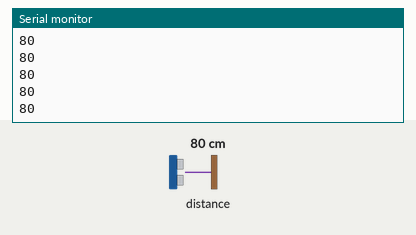
Bench run of a sketch on a simulated Arduino Mega 2560, built with avr-gcc and run on an emulated ATmega2560. On the bench: the last lines printed to the serial monitor. Inputs (shaded band) come from the test bench; at power-on: distance to the obstacle 80 cm.

Above: at 1.7 s.
1.8 s: distance to the obstacle set to 2 cm
At 2.6 s:
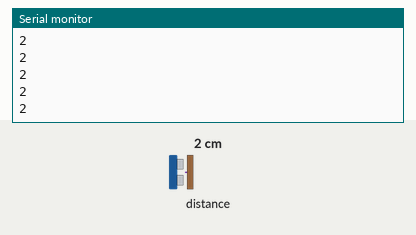
3.3 s: distance to the obstacle set to 4 cm
At 4.2 s:
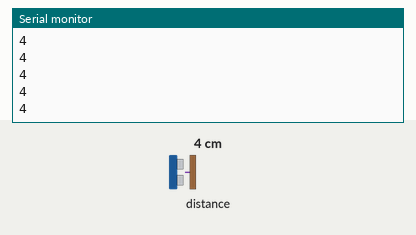
Timing chart, 0 to 6.3 s (numbered marks = the images above; inputs shaded):
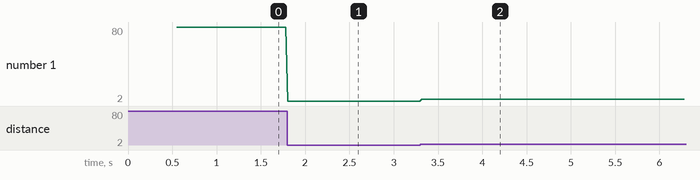

Measured:
- after the input at 1.8 s, the serial monitor: prints a new line at once (image 1)
- after the input at 3.3 s, the serial monitor: prints a new line at once (image 2)
- plotted number 1: 80 → 2 after the input at 1.8 s, 2 → 4 after the input at 3.3 s

The sketch:

TFMP_example.ino
```cpp
/* File Name: TFMP_example.ino
 * Developer: Pablo Jusue
 * Date Saturday 10 of August 2019
 *
 * Description: This is the Arduino sketch for reading the distance data of a TFMini plus. This is the simplified version of the one created by Bud Ryerson
 *
 * Default settings for the TFMini Plus are a 115200 serial baud rate
 * and a 100Hz measurement frame rate. The device will begin returning
 * measurement data right away:
 *   Distance in centimeters,
 *   Signal strength in arbitrary units,
 *   and an encoded number for Temperature in degrees centigrade.
 */

#include <TFMPlus.h>  // Include TFMini Plus Library v1.3.4
TFMPlus tfmP;         // Create a TFMini Plus object

#include "printf.h"   // May not work corrrectly with Intel devices

#include <SoftwareSerial.h>       // alternative software serial library
SoftwareSerial Serial2(10, 11);  // Choose the correct RX, TX Pins

uint16_t tfDist;       // Distance measurement in centimeters (default)
uint16_t tfFlux;       // Luminous flux or intensity of return signal
uint16_t tfTemp;       // Temperature in degrees Centigrade (coded)


/*  - - -   End of useful Lidar commands   - - - -   */

void setup()
{
    Serial.begin( 115200);   // Intialize terminal serial port
    delay(20);               // Give port time to initalize
    printf_begin();          // Initialize printf.

    Serial2.begin( 115200);  // Initialize TFMPLus device serial port.
    delay(20);               // Give port time to initalize
    tfmP.begin( &Serial2);   // Initialize device library object and...
                             // pass device serial port to the object.

    tfDist = 0;            // Clear device data variables.
    tfFlux = 0;
    tfTemp = 0;

    delay(500);            // And wait for half a second.
}

// Use the 'getData' function to pass back device data.
void loop()
{
   tfmP.getData( tfDist, tfFlux, tfTemp); // Get data from the device.
   printf( "%d\n", tfDist);           // Display the distance.
    //printf("%d",tfDist);


  // 3. Finish up and advance the loop counter
  delay(10);       // Delay to match the 100Hz data frame rate.
}
```

printf.h
```cpp
// (licence header left out)
/**
 * @file printf.h
 *
 * Setup necessary to direct stdout to the Arduino Serial library, which
 * enables 'printf'
 */

#ifndef __PRINTF_H__
#define __PRINTF_H__

#ifdef ARDUINO

int serial_putc( char c, FILE * )
{
  Serial.write( c );

  return c;
}

void printf_begin(void)
{
  fdevopen( &serial_putc, 0 );
}

#else
#error This example is only for use on Arduino.
#endif // ARDUINO

#endif // __PRINTF_H__
```
